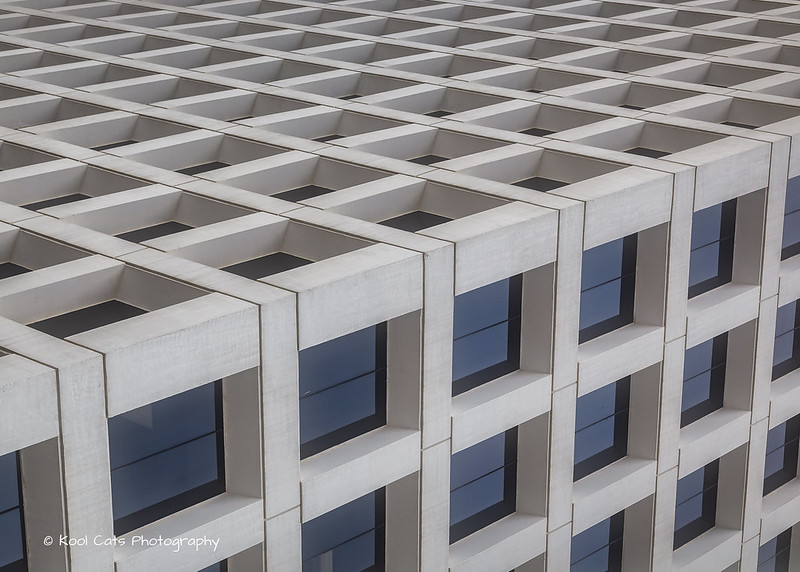
#> input picture opencv_bootcamp_assets_NB3/building-windows.jpg, 800 x 572 px, found by its file name
$ python tresholding.py
#> lines starting #> are read from the running program, lines starting #| are printed output that depends on the picture; after the words box and inside, x2 and y2 are one past the last pixel; in counts of white or black regions, pixels touching at a corner belong together
import cv2
import numpy as np
import matplotlib
#interactive
matplotlib.use('TkAgg')
import matplotlib.pyplot as plt

# image thresholding, more in ./sheetMusic.py

path="/home/niko/Programming/school/AI/Opencv/opencv_bootcamp_assets_NB3/"
plt.figure(figsize=(20,5))
img = cv2.imread(f"{path}building-windows.jpg", cv2.IMREAD_GRAYSCALE)
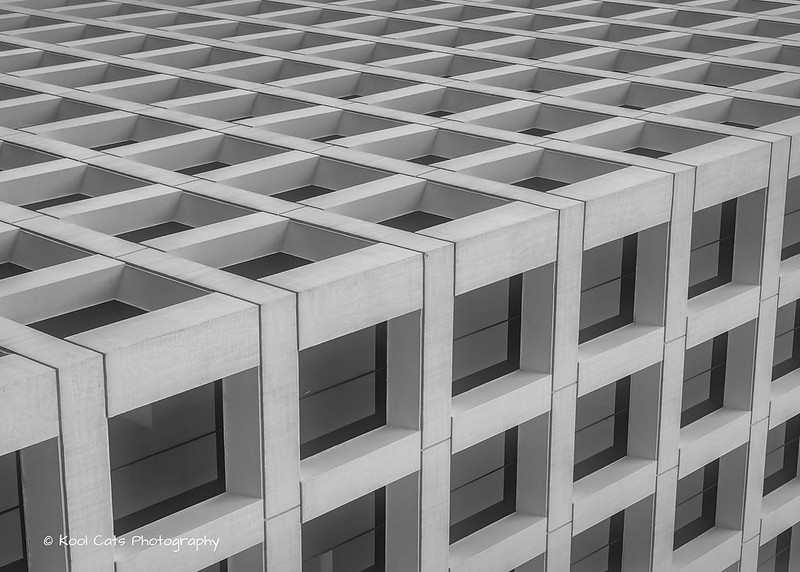
#> img: shape (572, 800); min 4, max 255, mean 139.5

retval, treshold = cv2.threshold(img, 100, 255, cv2.THRESH_BINARY)
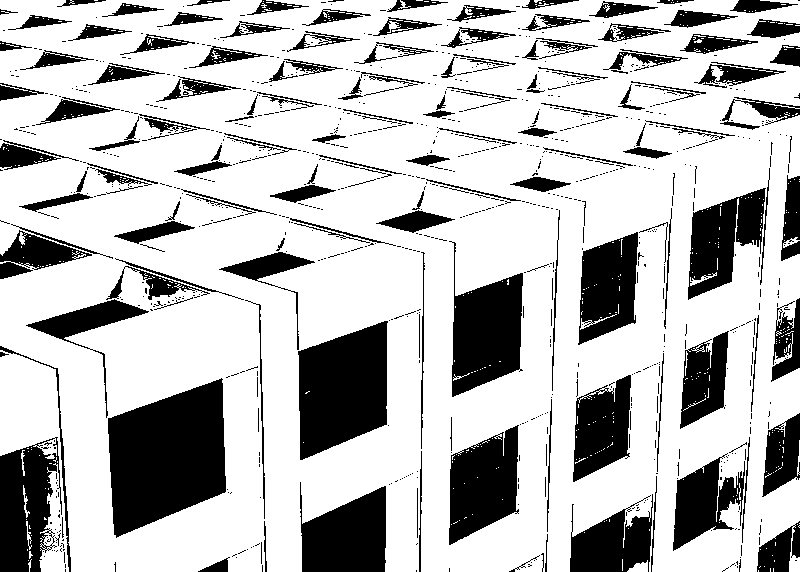
#> treshold: shape (572, 800); 74.2% white; 996 black regions (831 under 20 px), largest, box (x1, y1, x2, y2) and area: (108, 378, 226, 538) 13414, (298, 321, 388, 460) 9340, (449, 241, 523, 397) 6679
plt.subplot(121);plt.imshow(img,cmap='gray');plt.title('Image')
plt.subplot(122);plt.imshow(treshold, cmap='gray');plt.title('threshold')

plt.show()
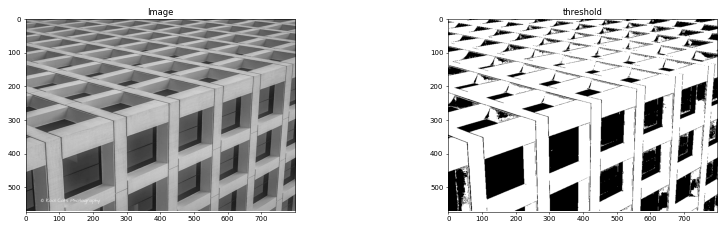
#> figure drawn by matplotlib, 2 panels

$ run again, with opencv_bootcamp_assets_NB3/Apollo_11_Launch.jpg copied over opencv_bootcamp_assets_NB3/building-windows.jpg
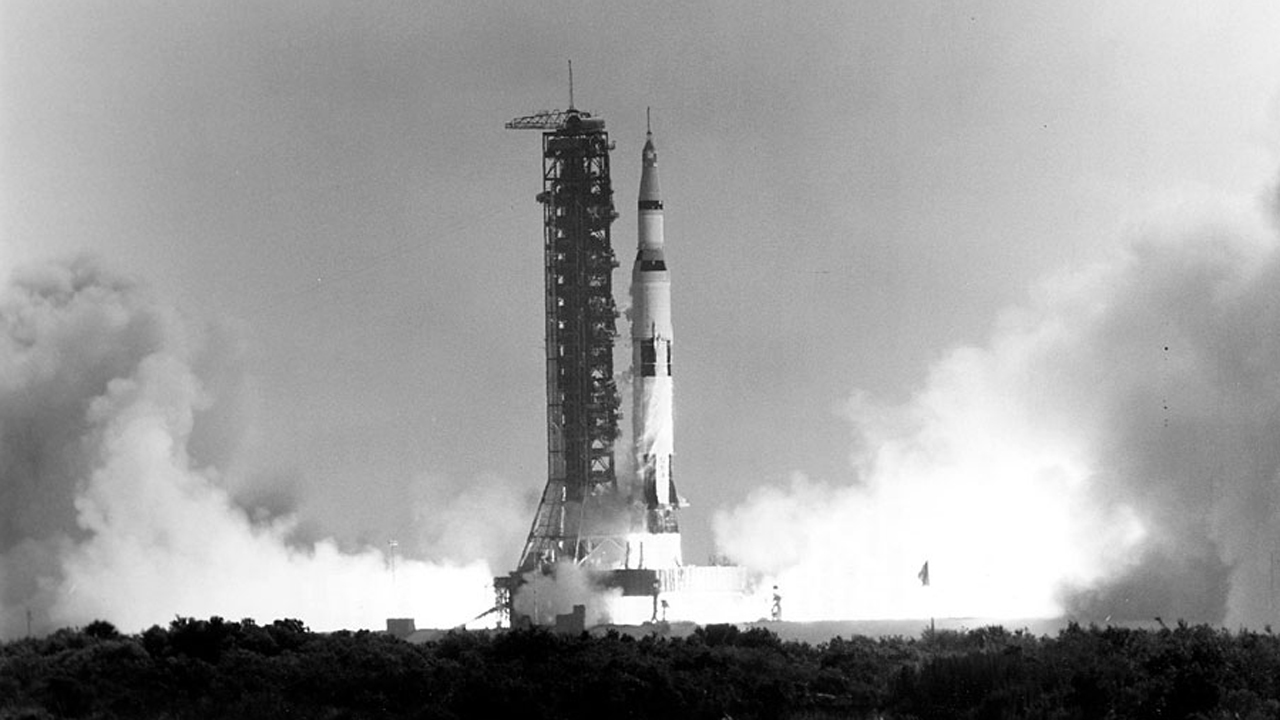
#> input picture opencv_bootcamp_assets_NB3/Apollo_11_Launch.jpg, 1280 x 720 px, found by its file name
#> img is the input picture: shape (720, 1280); min 0, max 255, mean 156.2
#> `retval, treshold = cv2.threshold(img, 100, 255, cv2.THRESH_BINARY)`:
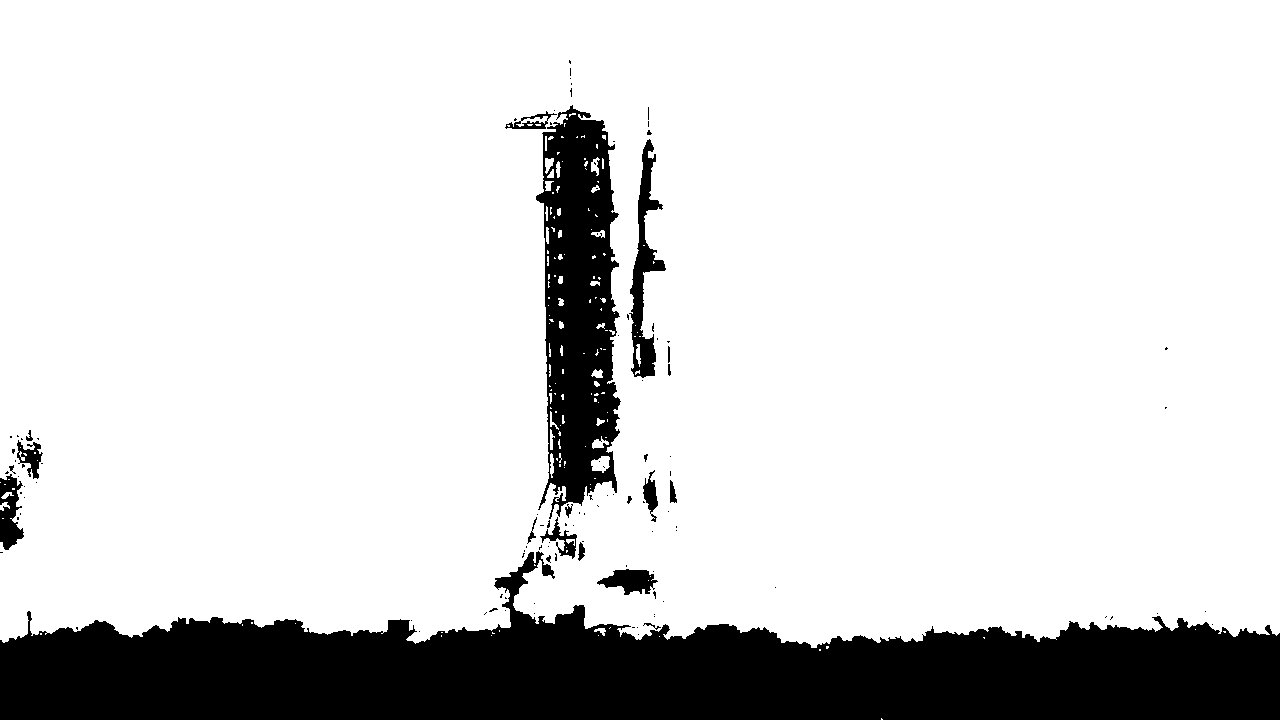
#> treshold: shape (720, 1280); 84% white; 114 black regions (94 under 20 px), largest, box (x1, y1, x2, y2) and area: (0, 551, 1280, 720) 116449, (536, 105, 621, 519) 23188, (629, 139, 666, 378) 3057
#> `plt.show()`:
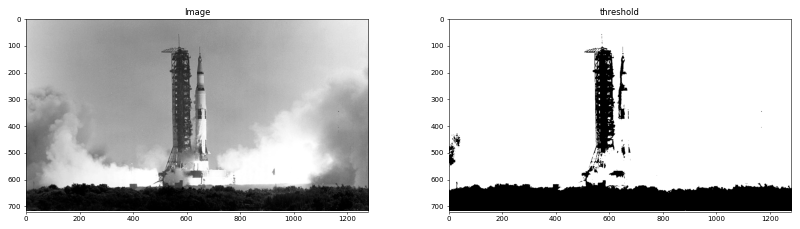
#> figure drawn by matplotlib, 2 panels

$ run again, with opencv_bootcamp_assets_NB3/New_Zealand_Coast.jpg copied over opencv_bootcamp_assets_NB3/building-windows.jpg
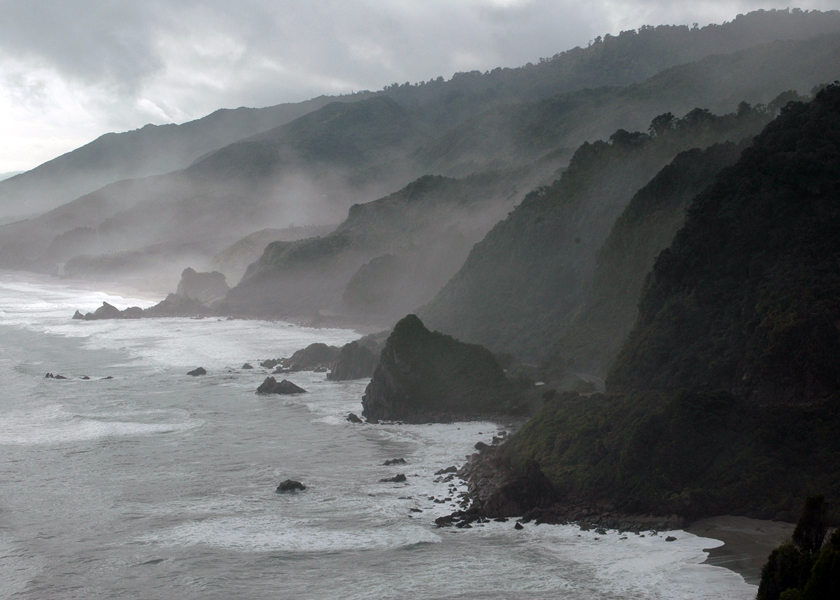
#> input picture opencv_bootcamp_assets_NB3/New_Zealand_Coast.jpg, 840 x 600 px, found by its file name
#> `retval, treshold = cv2.threshold(img, 100, 255, cv2.THRESH_BINARY)`:
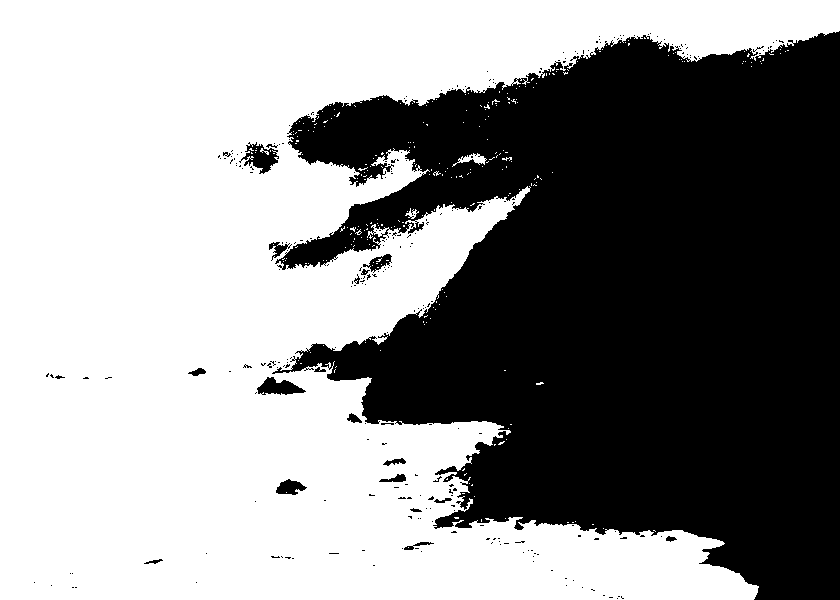
#> treshold: shape (600, 840); 57.2% white; 278 black regions (256 under 20 px), largest, box (x1, y1, x2, y2) and area: (272, 31, 840, 600) 212522, (239, 142, 279, 174) 589, (257, 377, 306, 395) 514
#> `plt.show()`:
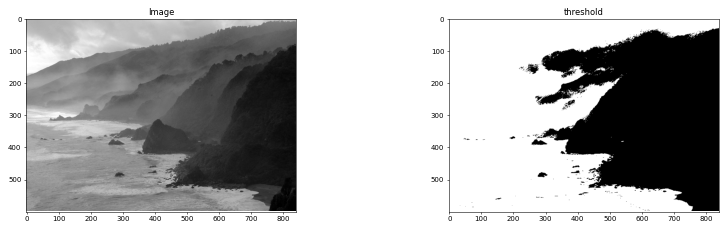
#> figure drawn by matplotlib, 2 panels
